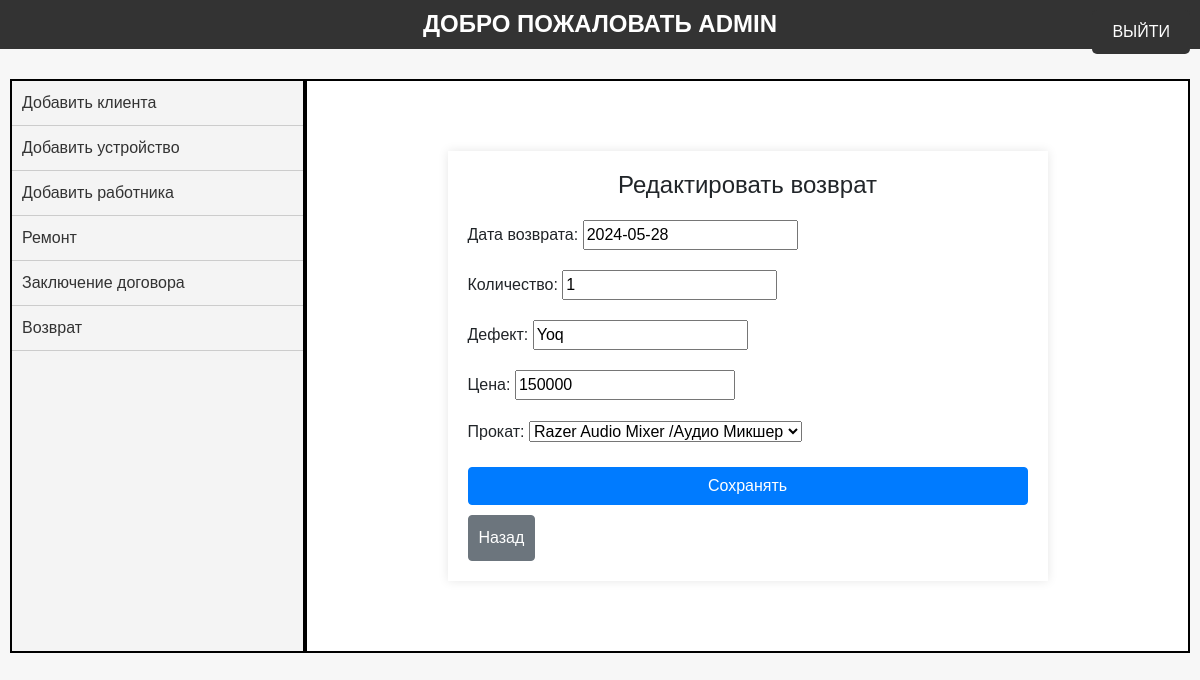
The page /qaytarish/1/edit/ (signed in) on the database its author committed.
### rental/models.py (models this page shows, shortened)
class CustomUser(AbstractUser):
    ism = models.CharField(max_length=255)
    familiya = models.CharField(max_length=255)
    lavozimi = models.CharField(max_length=255)
    username = models.CharField(max_length=255, unique=True)
    password = models.CharField(max_length=255)
    is_staff = models.BooleanField(default=False)
    is_active = models.BooleanField(default=True)

class Qaytarish(models.Model):
    qaytarilgan_sana = models.DateField(default=timezone.now)
    miqdori = models.IntegerField()
    nosozlik = models.CharField(max_length=255)
    summa = models.BigIntegerField()
    prokat = models.ForeignKey(Prokat, on_delete=models.CASCADE)

### rental/views.py (the view)
# urls.py: path('qaytarish/<int:pk>/edit/', QaytarishEditView.as_view(), name='qaytarish_edit'),
class QaytarishEditView(LoginRequiredMixin,UpdateView):
    model = Qaytarish
    form_class=QaytarishForm
    template_name = 'qaytarish_edit.html'
    success_url = reverse_lazy('qaytarish')

### rental/forms.py
class QaytarishForm(forms.ModelForm):
    class Meta:
        model = Qaytarish
        fields = ['qaytarilgan_sana', 'miqdori', 'nosozlik', 'summa', 'prokat']
        labels = {
            'qaytarilgan_sana': 'Дата возврата',
            'miqdori': 'Количество',
            'nosozlik': 'Дефект',
            'summa': 'Цена',
            'prokat': 'Прокат',
        }

### rental/models.py (called while the page is built)
    def __str__(self):
        return self.nomi

    def __str__(self):
        return str(self.qurilma)

### templates/qaytarish_edit.html (shortened to what this page needs)
{%extends 'home.html'%}
{%block content%}
<html lang="en">
<head>
</head>
<body>
    <div class="container">
        <h1>Редактировать возврат</h1>
        <form method="post">
            {{ form.as_p }}
            <button type="submit" class="btn btn-primary">Сохранять</button>
        </form>
        <a href="{% url 'qaytarish' %}" class="btn btn-secondary">Назад</a>
    </div>
{%endblock content%}

### templates/home.html (shortened to what this page needs)
<!DOCTYPE html>
{%load static%}
<html lang="en">
<head>
    <link rel="stylesheet" href="https://stackpath.bootstrapcdn.com/bootstrap/4.5.2/css/bootstrap.min.css">
</head>
<body>
    <h1 class="title"> Добро пожаловать {{request.user.username}}</h1>
    <a href="{% url 'logout'%}">ВЫЙТИ</a>
    <main class="layout">
        <section class="first">
            {% if request.user.lavozimi == "Admin"%}
            <ul>
                <li><a href="{% url 'mijoz'%}">Добавить клиента</a></li>
                <li><a href="{% url 'qurilmalar'%}">Добавить устройство</a></li>
                <li><a href="{% url 'ishchilar'%}">Добавить работника</a></li>
                <li><a href="{% url 'tamirlash'%}">Ремонт</a></li>
                <li><a href="{% url 'prokot'%}">Заключение договора</a></li>
                <li><a href="{% url 'qaytarish'%}">Возврат</a></li>
            </ul>
            {%endif%}
        </section>
        <section class="second">
            {%block content%}
            {%endblock content%}
        </section>
    </main>
</body>
</html>

### templates/qaytarish_edit.html (style rules this page uses)
body { font-family: Arial, sans-serif; background-color: #f7f7f7; margin: 0; padding: 0; }
.container { max-width: 600px; margin: 50px auto; padding: 20px; background-color: #fff; box-shadow: 0 0 10px rgba(0, 0, 0, 0.1); }
h1 { font-size: 24px; margin-bottom: 20px; text-align: center; }
form { display: flex; flex-direction: column; }
form p { margin-bottom: 15px; }
button { padding: 10px; font-size: 16px; border: none; cursor: pointer; }
.btn-primary { background-color: #007bff; color: #fff; }
.btn-secondary { background-color: #6c757d; color: #fff; text-decoration: none; text-align: center; display: inline-block; margin-top: 10px; padding: 10px; }

### rows shown on the page
CustomUser: user.username "ADMIN"
Qaytarish: qaytarilgan_sana "2024-05-28", miqdori "1", nosozlik "Yoq", summa "150000", prokat "Razer Audio Mixer /Aудио Микшер"
